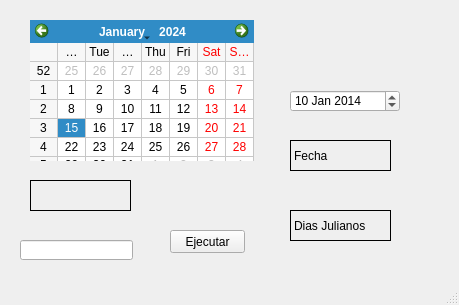
<?xml version="1.0" encoding="UTF-8"?>
<ui version="4.0">
 <class>MainWindow</class>
 <widget class="QMainWindow" name="MainWindow">
  <property name="geometry">
   <rect>
    <x>0</x>
    <y>0</y>
    <width>459</width>
    <height>305</height>
   </rect>
  </property>
  <property name="windowTitle">
   <string>MainWindow</string>
  </property>
  <widget class="QWidget" name="centralwidget">
   <widget class="QDateEdit" name="date">
    <property name="geometry">
     <rect>
      <x>290</x>
      <y>90</y>
      <width>110</width>
      <height>22</height>
     </rect>
    </property>
    <property name="date">
     <date>
      <year>2014</year>
      <month>1</month>
      <day>10</day>
     </date>
    </property>
   </widget>
   <widget class="QCalendarWidget" name="cal">
    <property name="geometry">
     <rect>
      <x>30</x>
      <y>20</y>
      <width>224</width>
      <height>141</height>
     </rect>
    </property>
    <property name="gridVisible">
     <bool>true</bool>
    </property>
   </widget>
   <widget class="QLabel" name="label">
    <property name="geometry">
     <rect>
      <x>30</x>
      <y>180</y>
      <width>101</width>
      <height>31</height>
     </rect>
    </property>
    <property name="frameShape">
     <enum>QFrame::Box</enum>
    </property>
    <property name="text">
     <string/>
    </property>
   </widget>
   <widget class="QLabel" name="label_2">
    <property name="geometry">
     <rect>
      <x>290</x>
      <y>140</y>
      <width>101</width>
      <height>31</height>
     </rect>
    </property>
    <property name="frameShape">
     <enum>QFrame::Box</enum>
    </property>
    <property name="text">
     <string>Fecha</string>
    </property>
   </widget>
   <widget class="QPushButton" name="boton_ejecutar">
    <property name="geometry">
     <rect>
      <x>170</x>
      <y>230</y>
      <width>75</width>
      <height>23</height>
     </rect>
    </property>
    <property name="text">
     <string>Ejecutar</string>
    </property>
   </widget>
   <widget class="QLineEdit" name="lineEdit">
    <property name="geometry">
     <rect>
      <x>20</x>
      <y>240</y>
      <width>113</width>
      <height>20</height>
     </rect>
    </property>
   </widget>
   <widget class="QLabel" name="label_3">
    <property name="geometry">
     <rect>
      <x>290</x>
      <y>210</y>
      <width>101</width>
      <height>31</height>
     </rect>
    </property>
    <property name="frameShape">
     <enum>QFrame::Box</enum>
    </property>
    <property name="text">
     <string>Dias Julianos</string>
    </property>
   </widget>
  </widget>
  <widget class="QMenuBar" name="menubar">
   <property name="geometry">
    <rect>
     <x>0</x>
     <y>0</y>
     <width>459</width>
     <height>20</height>
    </rect>
   </property>
  </widget>
  <widget class="QStatusBar" name="statusbar"/>
 </widget>
 <resources/>
 <connections/>
</ui>
